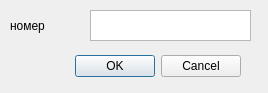
<?xml version="1.0" encoding="UTF-8"?>
<ui version="4.0">
 <class>Delete</class>
 <widget class="QDialog" name="Delete">
  <property name="geometry">
   <rect>
    <x>0</x>
    <y>0</y>
    <width>268</width>
    <height>93</height>
   </rect>
  </property>
  <property name="windowTitle">
   <string>Delete</string>
  </property>
  <widget class="QDialogButtonBox" name="buttonBox">
   <property name="geometry">
    <rect>
     <x>10</x>
     <y>50</y>
     <width>231</width>
     <height>32</height>
    </rect>
   </property>
   <property name="orientation">
    <enum>Qt::Horizontal</enum>
   </property>
   <property name="standardButtons">
    <set>QDialogButtonBox::Cancel|QDialogButtonBox::Ok</set>
   </property>
  </widget>
  <widget class="QLabel" name="label">
   <property name="geometry">
    <rect>
     <x>10</x>
     <y>10</y>
     <width>67</width>
     <height>31</height>
    </rect>
   </property>
   <property name="text">
    <string>номер</string>
   </property>
  </widget>
  <widget class="QTextEdit" name="textEdit">
   <property name="geometry">
    <rect>
     <x>90</x>
     <y>10</y>
     <width>161</width>
     <height>31</height>
    </rect>
   </property>
  </widget>
 </widget>
 <resources/>
 <connections>
  <connection>
   <sender>buttonBox</sender>
   <signal>accepted()</signal>
   <receiver>Delete</receiver>
   <slot>accept()</slot>
   <hints>
    <hint type="sourcelabel">
     <x>248</x>
     <y>254</y>
    </hint>
    <hint type="destinationlabel">
     <x>157</x>
     <y>274</y>
    </hint>
   </hints>
  </connection>
  <connection>
   <sender>buttonBox</sender>
   <signal>rejected()</signal>
   <receiver>Delete</receiver>
   <slot>reject()</slot>
   <hints>
    <hint type="sourcelabel">
     <x>316</x>
     <y>260</y>
    </hint>
    <hint type="destinationlabel">
     <x>286</x>
     <y>274</y>
    </hint>
   </hints>
  </connection>
 </connections>
</ui>
